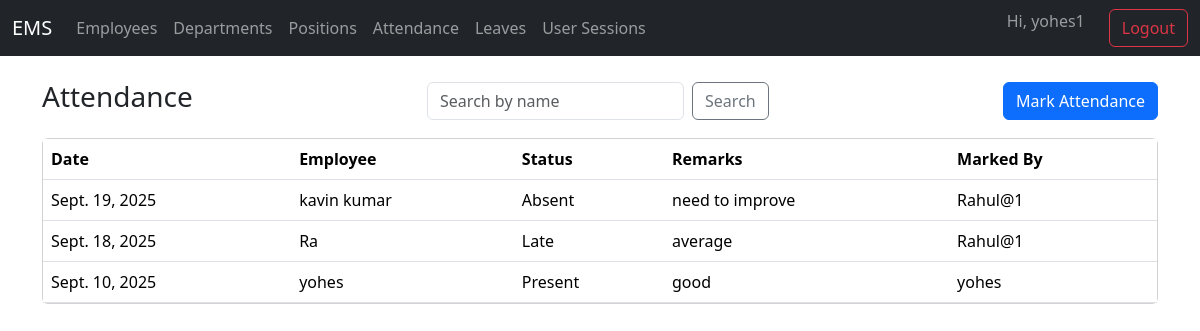
Screenshot of /attendance/ (signed in) with the database file from the repository.
### core/models.py (models this page shows, shortened)
class Attendance(models.Model):
    STATUS_CHOICES = [
        ('PRESENT', 'Present'),
        ('ABSENT', 'Absent'),
        ('LATE', 'Late'),
    ]
    employee = models.ForeignKey(User, on_delete=models.CASCADE, related_name='attendances')
    date = models.DateField(default=timezone.localdate)
    status = models.CharField(max_length=10, choices=STATUS_CHOICES, default='PRESENT')
    remarks = models.CharField(max_length=255, blank=True)
    created_by = models.ForeignKey(User, on_delete=models.SET_NULL, null=True, related_name='attendance_marked')
    class Meta:
        unique_together = ('employee', 'date')
        ordering = ['-date']

### core/decorators.py (the view, shortened to what this page needs)
        def _wrapped_view(request, *args, **kwargs):
            if request.user.is_superuser:
                return view_func(request, *args, **kwargs)

### core/context_processors.py (called while the page is built)
def role_context(request):
    role = None
    if request.user.is_authenticated:
        if request.user.is_superuser or request.user.groups.filter(name="ADMIN").exists():
            role = "ADMIN"
        elif request.user.groups.filter(name="MANAGER").exists():
            role = "MANAGER"
        elif request.user.groups.filter(name="EMPLOYEE").exists():
            role = "EMPLOYEE"
    return {"role": role}

### core/views.py (called while the page is built)
@login_required
@group_required('ADMIN', 'MANAGER')
def attendance_list(request):
    q = request.GET.get('q', '').strip()
    qs = Attendance.objects.select_related('employee', 'employee__profile').all()
    if q:
        qs = qs.filter(Q(employee__username__icontains=q) | Q(employee__first_name__icontains=q) | Q(employee__last_name__icontains=q))
    if not request.user.is_superuser and request.user.groups.filter(name='MANAGER').exists():
        my_dept = getattr(getattr(request.user, 'profile', None), 'department', None)
        if my_dept:
            qs = qs.filter(employee__profile__department=my_dept)
    return render(request, 'attendance_list.html', {'items': qs, 'q': q})

### core/templates/attendance_list.html
{% extends 'base.html' %}
{% block content %}
{% if not my_view %}
<div class="d-flex justify-content-between align-items-center mb-3">
  <h3>Attendance</h3>
  <form class="d-flex" method="get">
    <input class="form-control me-2" type="search" name="q" value="{{ q }}" placeholder="Search by name">
    <button class="btn btn-outline-secondary" type="submit">Search</button>
  </form>
  <a class="btn btn-primary" href="{% url 'attendance_create' %}">Mark Attendance</a>
</div>
{% else %}
<h3 class="mb-3">My Attendance</h3>
{% endif %}
<div class="card">
  <div class="card-body p-0">
    <table class="table mb-0">
      <thead><tr><th>Date</th><th>Employee</th><th>Status</th><th>Remarks</th><th>Marked By</th></tr></thead>
      <tbody>
        {% for a in items %}
          <tr>
            <td>{{ a.date }}</td>
            <td>{{ a.employee.get_full_name|default:a.employee.username }}</td>
            <td>{{ a.get_status_display }}</td>
            <td>{{ a.remarks }}</td>
            <td>{{ a.created_by }}</td>
          </tr>
        {% empty %}
          <tr><td colspan="5" class="text-center p-3">No records.</td></tr>
        {% endfor %}
      </tbody>
    </table>
  </div>
</div>
{% endblock %}

### core/templates/base.html (shortened to what this page needs)
{% load static %}
<!doctype html>
<html lang="en">
<head>
  <link href="https://cdn.jsdelivr.net/npm/bootstrap@5.3.3/dist/css/bootstrap.min.css" rel="stylesheet">
  <link rel="stylesheet" href="{% static 'core/style.css' %}">
</head>
<body>
  <nav class="navbar navbar-expand-lg navbar-dark bg-dark mb-4">
    <div class="container-fluid">
      <a class="navbar-brand" href="{% url 'dashboard' %}">EMS</a>
      <div class="collapse navbar-collapse" id="navbarsExample">
<ul class="navbar-nav me-auto mb-2 mb-lg-0">
  {% if user.is_authenticated %}
    {% if role == "ADMIN" %}
      <li class="nav-item"><a class="nav-link" href="{% url 'employee_list' %}">Employees</a></li>
      <li class="nav-item"><a class="nav-link" href="{% url 'department_list' %}">Departments</a></li>
      <li class="nav-item"><a class="nav-link" href="{% url 'position_list' %}">Positions</a></li>
      <li class="nav-item"><a class="nav-link" href="{% url 'attendance_list' %}">Attendance</a></li>
      <li class="nav-item"><a class="nav-link" href="{% url 'leave_list' %}">Leaves</a></li>
      <li class="nav-item"><a class="nav-link" href="{% url 'session_list' %}">User Sessions</a></li>
    {% endif %}
  {% endif %}
</ul>
        <ul class="navbar-nav ms-auto">
          {% if user.is_authenticated %}
            <li class="nav-item"><span class="navbar-text me-4 ">Hi, {{ user.get_full_name|default:user.username }}</span></li>
            <form action="{% url 'logout' %}" method="post" style="display:inline;">
              <button type="submit" class="btn btn-outline-danger">Logout</button>
            </form>
          {% else %}
            <li class="nav-item"><a class="btn btn-outline-light btn-sm" href="{% url 'login' %}">Login</a></li>
          {% endif %}
        </ul>
      </div>
    </div>
  </nav>
  <main class="container">
    {% block content %}{% endblock %}
  </main>
</body>
</html>

### rows the page displays
Attendance: date "Sept. 19, 2025", employee.get_full_name "kavin kumar", status "Absent", remarks "need to improve", created_by "Rahul@1"
Attendance: date "Sept. 18, 2025", employee.get_full_name "Ra", status "Late", remarks "average", created_by "Rahul@1"
Attendance: date "Sept. 10, 2025", employee.get_full_name "yohes", status "Present", remarks "good", created_by "yohes"

### other values shown
{{ user.get_full_name|default:user.username }} "yohes1"
